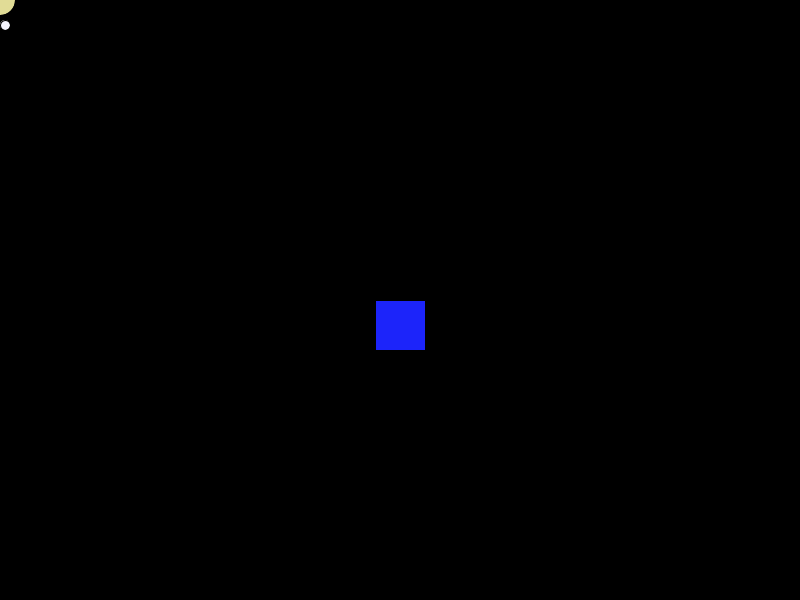
Frame 1 (no input)
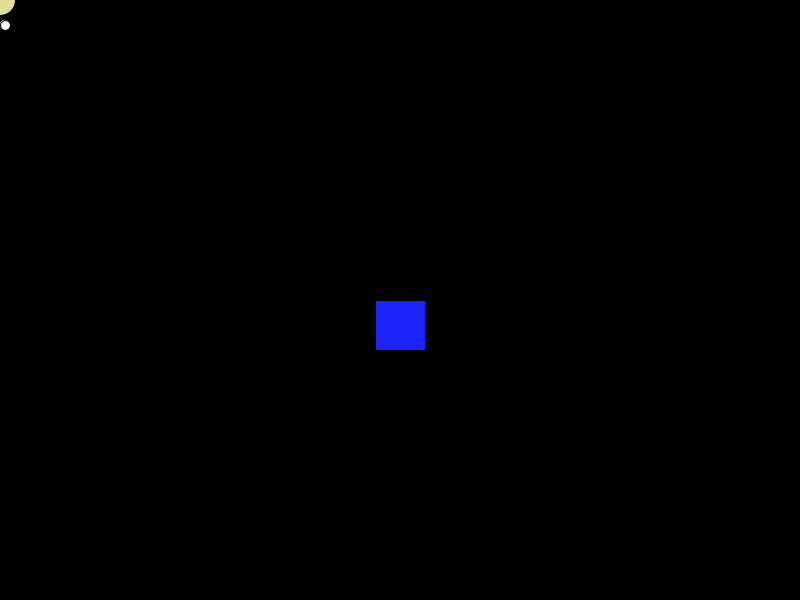
Frame 60 (the mouse pressed at the canvas centre just before this capture)
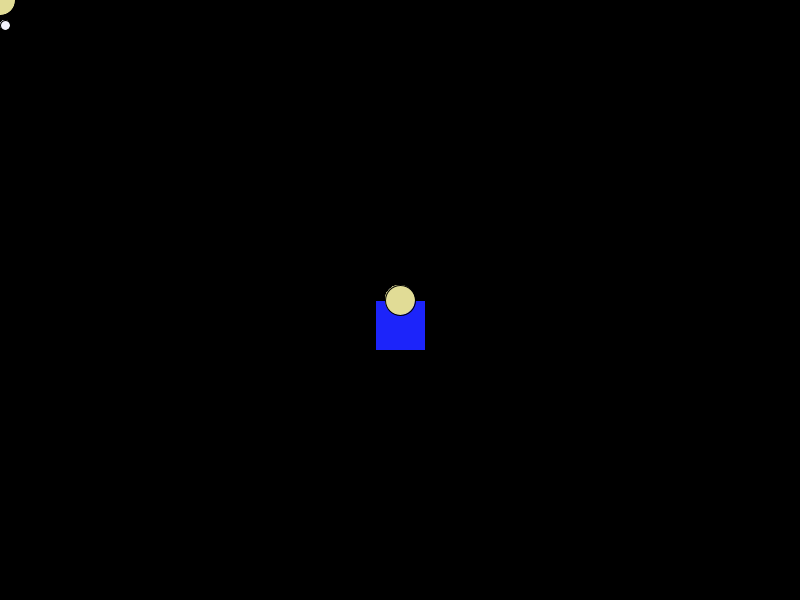
Frame 120 (the mouse held since frame 60 and released just before this capture)

The Processing sketch that drew these frames (run headless with seeded random() and noise(); from frame 60 on, the mouse is pressed at the canvas centre):

// Processing sketch: VoidFunctions
// ── VoidFunctions.pde
float r;
float b;
float g;
int velX;




void setup(){
  size(800,600);
  background(0);
  
  
}


void draw(){
    DrawABlueSquare();
    DrawACircle(r=225, b=220, g=150);
    MoveABall(velX = 5);
      
  
  
  
}
void MoveABall (int velX){
  fill(#F5F5FF);
  ellipse(velX, 25, 10,10);
  velX = velX + 1;
 

}

void DrawABlueSquare(){
  fill(#1C24FA);
  rect(375,height/2, 50,50);
  
  
}


void DrawACircle(float r, float g,float b){
  fill(r,g,b);
  ellipse(mouseX,mouseY,30,30);
  
  
}


  
  
  
